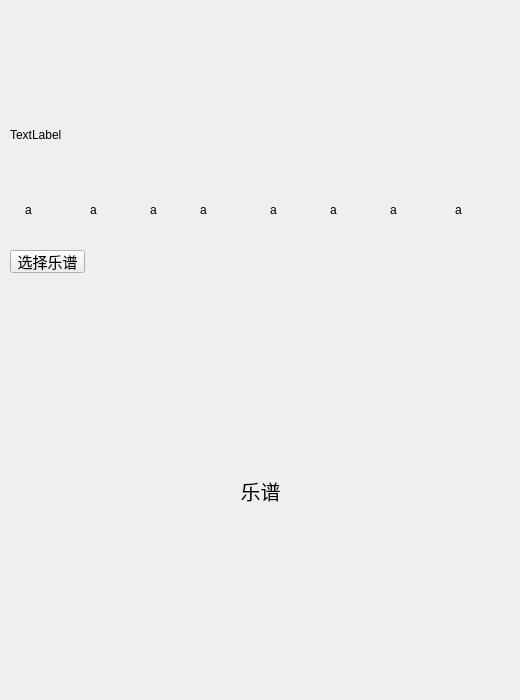
<?xml version="1.0" encoding="UTF-8"?>
<ui version="4.0">
 <class>Piano</class>
 <widget class="QMainWindow" name="Piano">
  <property name="geometry">
   <rect>
    <x>0</x>
    <y>0</y>
    <width>520</width>
    <height>700</height>
   </rect>
  </property>
  <property name="windowTitle">
   <string>电子钢琴</string>
  </property>
  <widget class="QWidget" name="centralwidget">
   <widget class="QLabel" name="lb_keyboard">
    <property name="geometry">
     <rect>
      <x>10</x>
      <y>10</y>
      <width>500</width>
      <height>250</height>
     </rect>
    </property>
    <property name="text">
     <string>TextLabel</string>
    </property>
   </widget>
   <widget class="QLabel" name="label_b">
    <property name="geometry">
     <rect>
      <x>390</x>
      <y>190</y>
      <width>40</width>
      <height>40</height>
     </rect>
    </property>
    <property name="text">
     <string>a</string>
    </property>
   </widget>
   <widget class="QLabel" name="label_ch">
    <property name="geometry">
     <rect>
      <x>455</x>
      <y>190</y>
      <width>40</width>
      <height>40</height>
     </rect>
    </property>
    <property name="text">
     <string>a</string>
    </property>
   </widget>
   <widget class="QLabel" name="label_a">
    <property name="geometry">
     <rect>
      <x>330</x>
      <y>190</y>
      <width>40</width>
      <height>40</height>
     </rect>
    </property>
    <property name="text">
     <string>a</string>
    </property>
   </widget>
   <widget class="QLabel" name="label_g">
    <property name="geometry">
     <rect>
      <x>270</x>
      <y>190</y>
      <width>40</width>
      <height>40</height>
     </rect>
    </property>
    <property name="text">
     <string>a</string>
    </property>
   </widget>
   <widget class="QLabel" name="label_f">
    <property name="geometry">
     <rect>
      <x>200</x>
      <y>190</y>
      <width>40</width>
      <height>40</height>
     </rect>
    </property>
    <property name="text">
     <string>a</string>
    </property>
   </widget>
   <widget class="QLabel" name="label_e">
    <property name="geometry">
     <rect>
      <x>150</x>
      <y>190</y>
      <width>40</width>
      <height>40</height>
     </rect>
    </property>
    <property name="text">
     <string>a</string>
    </property>
   </widget>
   <widget class="QLabel" name="label_d">
    <property name="geometry">
     <rect>
      <x>90</x>
      <y>190</y>
      <width>40</width>
      <height>40</height>
     </rect>
    </property>
    <property name="text">
     <string>a</string>
    </property>
   </widget>
   <widget class="QLabel" name="label_c">
    <property name="geometry">
     <rect>
      <x>25</x>
      <y>190</y>
      <width>40</width>
      <height>40</height>
     </rect>
    </property>
    <property name="text">
     <string>a</string>
    </property>
   </widget>
   <widget class="QPushButton" name="pbtn">
    <property name="geometry">
     <rect>
      <x>10</x>
      <y>250</y>
      <width>75</width>
      <height>23</height>
     </rect>
    </property>
    <property name="font">
     <font>
      <pointsize>11</pointsize>
     </font>
    </property>
    <property name="text">
     <string>选择乐谱</string>
    </property>
   </widget>
   <widget class="QLabel" name="label_music">
    <property name="geometry">
     <rect>
      <x>10</x>
      <y>290</y>
      <width>501</width>
      <height>401</height>
     </rect>
    </property>
    <property name="font">
     <font>
      <pointsize>15</pointsize>
     </font>
    </property>
    <property name="text">
     <string>乐谱</string>
    </property>
    <property name="alignment">
     <set>Qt::AlignCenter</set>
    </property>
   </widget>
  </widget>
 </widget>
 <resources/>
 <connections/>
</ui>
